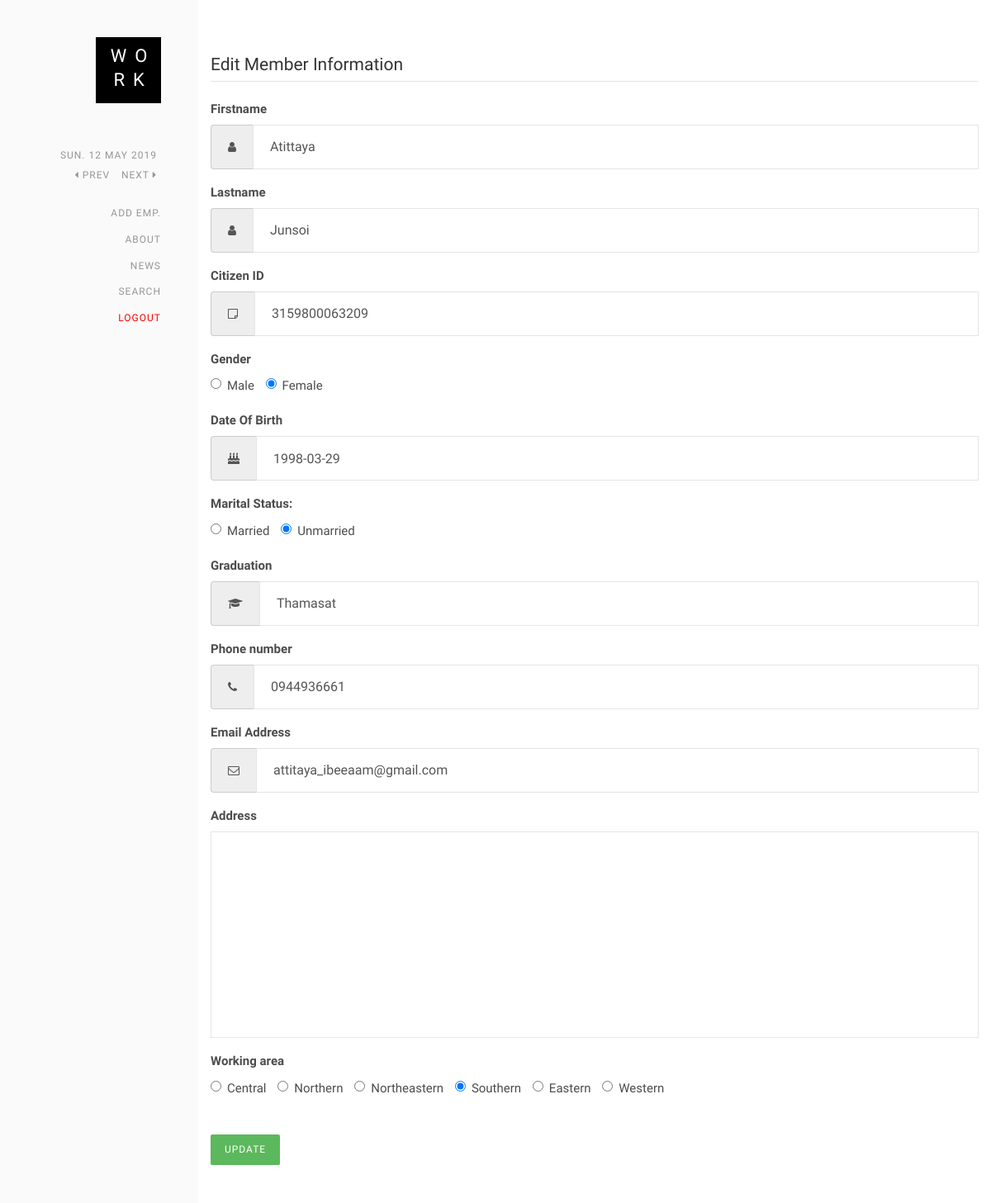
Page /member_edit.php?employeeID=10001 (signed in) on the committed database.
### tables this page shows
CREATE TABLE `employee` (
  `emp_id` varchar(50) NOT NULL,
  `citizenID` varchar(50) NOT NULL,
  `email` varchar(100) NOT NULL,
  `graduate` varchar(100) NOT NULL,
  `firstname` varchar(50) NOT NULL,
  `lastname` varchar(50) NOT NULL,
  `birthday` date NOT NULL,
  `gender` varchar(10) NOT NULL,
  `address` varchar(200) NOT NULL,
  `phonenumber` varchar(20) NOT NULL,
  `maritalstatus` varchar(45) NOT NULL,
  `workingarea` varchar(45) NOT NULL
);

### member_edit.php (the view, shortened to what this page needs)
<?php
 	include 'connect.php';
	$empID = $_GET['employeeID'];
	$sql = "SELECT* FROM employee WHERE emp_id = '$empID'";
	$result = mysqli_query($db,$sql);
	if($row = mysqli_fetch_assoc($result)){
		$cID = $row['citizenID'];
		$firstname = $row['firstname'];
		$lastname = $row['lastname'];
		$gender = $row['gender'];
		$dob = $row['birthday'];
		$status = $row['maritalstatus'];
		$graduate = $row['graduate'];
		$phone = $row['phonenumber'];
		$email = $row['email'];
		$address = $row['address'];
		$area = $row['workingarea'];
	}
?>
<!DOCTYPE HTML>
<html>
<head>
    <link rel='stylesheet prefetch' href='https://cdnjs.cloudflare.com/ajax/libs/font-awesome/4.7.0/css/font-awesome.min.css'>
    <link rel="stylesheet" href="css/bootstrap.css">
    <link rel="stylesheet" href="css/style.css">
</head>
<body>
    <div id="colorlib-page">
        <aside id="colorlib-aside" role="complementary" class="border js-fullheight">
            <h1 id="colorlib-logo"><a href="add_hr.php"><span>Wo</span><span>rk</span></a></h1>
            <nav id="colorlib-main-menu" role="navigation">
				<div class="duration-date">
					<ul class="list-inline">
						<li><p class="dd-dur" id="date"></p></li>
						<li><p id="prev" style="cursor:pointer;"><i class="fa fa-caret-left"></i> prev</p></li>
						<li><p id="next" style="cursor:pointer;">next <i class="fa fa-caret-right"></i></p></li>
					</ul>
				</div>
                <ul>
                    <li style="margin-top:20px;"><a href="add_hr.php">Add Emp.</a></li>
                    <li><a href="about_hr.php">About</a></li>
                    <li><a href="news_hr.php">News</a></li>
                    <li><a href="search_hr.php">Search</a></li>
					<li><a href="logout.php" style="color:red;">Logout</a></li>
                </ul>
            </nav>
        </aside>
        <div id="colorlib-main">
            <div class="colorlib-work">
				<form method="POST">
					<div class="container-fluid">
						<fieldset>
							<legend>Edit Member Information</legend>
								<div class="form-group">
									<label class="col control-label" for="Firstname">Firstname</label>
									<div class="col">
										<div class="input-group">
											<div class="input-group-addon">
												<i class="fa fa-user">
												</i>
											</div>
											<input id="Firstname" name="Firstname" type="text" placeholder="<?php echo $firstname;?>" value="<?php echo $firstname;?>"class="form-control input-md">
										</div>
									</div>
								</div>
								<div class="form-group">
									<label class="col control-label" for="Lastname">Lastname</label>
									<div class="col">
										<div class="input-group">
											<div class="input-group-addon">
												<i class="fa fa-user">
												</i>
											</div>
											<input id="Lastname" name="Lastname" type="text" placeholder="<?php echo $lastname;?>" value="<?php echo $lastname;?>" class="form-control input-md">
										</div>
									</div>
								</div>
							<div class="form-group">
								<label class="col control-label" for="Citizen">Citizen ID</label>
								<div class="col">
									<div class="input-group">
										<div class="input-group-addon">
											<i class="fa fa-sticky-note-o"></i>
										</div>
										<input id="Citizen" name="Citizen" type="text" placeholder="<?php echo $cID;?>" value="<?php echo $cID;?>" class="form-control input-md">
									</div>
								</div>
							</div>
							<div class="form-group">
								<label class="col control-label" for="Gender">Gender</label>
								<div class="col">
								<?php if($gender == 'Male'){echo '<label class="radio-inline" for="Gender-0">
										<input type="radio" name="Gender" id="Gender-0" value="Male" checked="checked">
										Male
									</label>
									<label class="radio-inline" for="Gender-1">
										<input type="radio" name="Gender" id="Gender-1" value="Female">
										Female
									</label>';}else{echo '<label class="radio-inline" for="Gender-0">
										<input type="radio" name="Gender" id="Gender-0" value="Male">
										Male
									</label>
									<label class="radio-inline" for="Gender-1">
										<input type="radio" name="Gender" id="Gender-1" value="Female" checked="checked">
										Female
									</label>';} ?>
								</div>
							</div>
							<div class="form-group">
								<label class="col control-label" for="Date Of Birth">Date Of Birth</label>
								<div class="col">
									<div class="input-group">
										<div class="input-group-addon">
											<i class="fa fa-birthday-cake"></i>
										</div>
										<input id="Date Of Birth" name="date" type="text" placeholder="<?php echo $dob;?>" value="<?php echo $dob;?>"class="form-control input-md">
									</div>
								</div>
							</div>
							<div class="form-group">
								<label class="col control-label" for="radios">Marital Status:</label>
								<div class="col">
									<?php if($status == 'Married'){echo '<label class="radio-inline" for="radios-0">
										<input type="radio" name="radios" id="radios-0" value="Married" checked="checked">
										Married
										</label>
										<label class="radio-inline" for="radios-1">
											<input type="radio" name="radios" id="radios-1" value="Unmarried">
											Unmarried
										</label>';}else{echo '<label class="radio-inline" for="radios-0">
											<input type="radio" name="radios" id="radios-0" value="Married" >
											Married
										</label>
										<label class="radio-inline" for="radios-1">
											<input type="radio" name="radios" id="radios-1" value="Unmarried" checked="checked">
											Unmarried
										</label>';} ?>
								</div>
							</div>
							<div class="form-group">
								<label class="col control-label" for="Skills">Graduation</label>
								<div class="col">
									<div class="input-group">
										<div class="input-group-addon">
											<i class="fa fa-graduation-cap"></i>
										</div>
										<input id="grad" name="grad" type="text" placeholder="<?php echo $graduate;?>" value="<?php echo $graduate;?>"class="form-control input-md">
									</div>
								</div>
							</div>
							<div class="form-group">
								<label class="col control-label" for="Phone number ">Phone number </label>
								<div class="col">
									<div class="input-group">
										<div class="input-group-addon">
											<i class="fa fa-phone"></i>
										</div>
										<input id="Phone number " name="phoneNum" type="text" placeholder="<?php echo $phone;?>" value="<?php echo $phone;?>"class="form-control input-md">
									</div>
								</div>
							</div>
							<div class="form-group">
								<label class="col control-label" for="Email Address">Email Address</label>
								<div class="col">
									<div class="input-group">
										<div class="input-group-addon">
											<i class="fa fa-envelope-o"></i>
										</div>
										<input id="Email Address" name="email" type="text" placeholder="<?php echo $email;?>" value="<?php echo $email;?>"class="form-control input-md">
									</div>
								</div>
							</div>
							<div class="form-group">
								<label class="col control-label" for="Address">Address</label>
								<div class="col">
									<textarea class="form-control" rows="10" id="Address" name="Address" placeholder='<?php echo $address;?>' value='<?php echo $address;?>'></textarea>
								</div>
							</div>
							<div class="form-group">
								<label class="col control-label" for="area">Working area</label>
								<div class="col">
								<?php if($area == 'Central'){echo '	<label class="radio-inline" for="area-0">
										<input type="radio" name="area" id="area-0" value="Central" checked="checked">
										Central
									</label>
									<label class="radio-inline" for="area-1">
										<input type="radio" name="area" id="area-1" value="Northern">
										Northern
									</label>
									<label class="radio-inline" for="area-2">
										<input type="radio" name="area" id="area-2" value="Northeastern">
										Northeastern
									</label>
									<label class="radio-inline" for="area-3">
										<input type="radio" name="area" id="area-3" value="Southern">
										Southern
									</label>
									<label class="radio-inline" for="area-4">
										<input type="radio" name="area" id="area-4" value="Eastern">
										Eastern
									</label>
									<label class="radio-inline" for="area-5">
										<input type="radio" name="area" id="area-5" value="Western">
										Western
									</label>';}elseif($area == 'Southern'){echo '<label class="radio-inline" for="area-0">
										<input type="radio" name="area" id="area-0" value="Central">
										Central
									</label>
									<label class="radio-inline" for="area-1">
										<input type="radio" name="area" id="area-1" value="Northern">
										Northern
									</label>
									<label class="radio-inline" for="area-2">
										<input type="radio" name="area" id="area-2" value="Northeastern">
										Northeastern
									</label>
									<label class="radio-inline" for="area-3">
										<input type="radio" name="area" id="area-3" value="Southern" checked="checked">
										Southern
									</label>
									<label class="radio-inline" for="area-4">
										<input type="radio" name="area" id="area-4" value="Eastern">
										Eastern
									</label>
									<label class="radio-inline" for="area-5">
										<input type="radio" name="area" id="area-5" value="Western">
										Western
									</label>';} ?>
								</div>
							</div>
							<div class="form-group">
								<div class="col">
									<button class="btn btn-success" name="update"><span class="glyphicon glyphicon-thumbs-up"></span>Update</button>
								</div>
							</div>
						</fieldset>
					</div>
				</div>
        </div>
    </div>
</body>
</html>

### css/style.css (style rules this page uses)
body { font-family: "Quicksand", Arial, sans-serif; font-weight: 200; font-size: 15px; line-height: 1.8; color: rgba(0, 0, 0, 0.7); }
a { color: #69C; text-decoration: none; }
h1 { font-family: "Quicksand", Arial, sans-serif; font-weight: 400; margin: 0 0 30px 0; font: 1.7em; line-height: 110%; color: #000; }
p { margin-bottom: 1.5em; margin: 0 0 20px; }
input { outline: none; }
textarea { resize: none; }
#colorlib-page { width: 100%; overflow: hidden; position: relative; }
#colorlib-aside { padding-top: 3em; padding-bottom: 40px; padding-left: 3em; padding-right: 3em; width: 20%; position: fixed; bottom: 0; top: 0; left: 0; z-index: 1001; background: #fafafa; transition: 0.5s; }
#colorlib-aside #colorlib-logo { text-align: right; font-weight: 400; font-size: 22px; text-transform: uppercase; margin-bottom: 2.5em; display: block; width: 100%; }
#colorlib-aside #colorlib-logo a { display: inline-block; text-align: center; background: #000; padding: .5em .8em; color: #fff; letter-spacing: 10px; padding-right: .3em; }
#colorlib-aside #colorlib-logo a span { display: block; margin-bottom: 5px; text-align: center; }
#colorlib-aside #colorlib-main-menu ul { text-align: right; margin: 0; padding: 0; }
#colorlib-aside #colorlib-main-menu ul li { margin: 0 0 10px 0; padding: 0; list-style: none; font-size: 12px; font-weight: 500; text-transform: uppercase; letter-spacing: 1px; }
#colorlib-aside #colorlib-main-menu ul li a { color: rgba(0, 0, 0, 0.4); text-decoration: none; position: relative; padding: 10px 0; font-family: "Quicksand", Arial, sans-serif; transition: 0.3s; }
#colorlib-aside #colorlib-main-menu ul li a:after { content: ""; position: absolute; height: 1px; bottom: 7px; left: 0; right: 0; background-color: #000; visibility: hidden; transform: scaleX(0); transition: all 0.3s cubic-bezier(0.175, 0.885, 0.32, 1.275); }
#colorlib-main { width: 80%; float: right; transition: 0.5s; }
.colorlib-work { padding-top: 4em; padding-bottom: 9em; clear: both; width: 100%; display: block; }
.btn { margin-right: 4px; margin-bottom: 4px; font-family: "Quicksand", Arial, sans-serif; font-size: 12px; font-weight: 400; text-transform: uppercase; letter-spacing: 1px; border-radius: 2px; transition: 0.5s; padding: 8px 15px !important; }
.btn-success { background: #5cb85c; color: #fff; border: 2px solid #5cb85c; }
.form-control { appearance: none; box-shadow: none; background: transparent; border: 1px solid rgba(0, 0, 0, 0.1); height: 54px; font-size: 16px; font-weight: 400; border-radius: 0; }
.duration-date { line-height: 1; text-align: center; display: inline-block; color: rgba(0, 0, 0, 0.4); }
.duration-date p { margin: 0px; padding-left: 5px; padding-right: 5px; }

### rows in the picture
employee: Firstname "Atittaya", Lastname "Junsoi", Citizen "3159800063209", date "1998-03-29", grad "Thamasat", phoneNum "0944936661", email "attitaya_ibeeaam@gmail.com"
